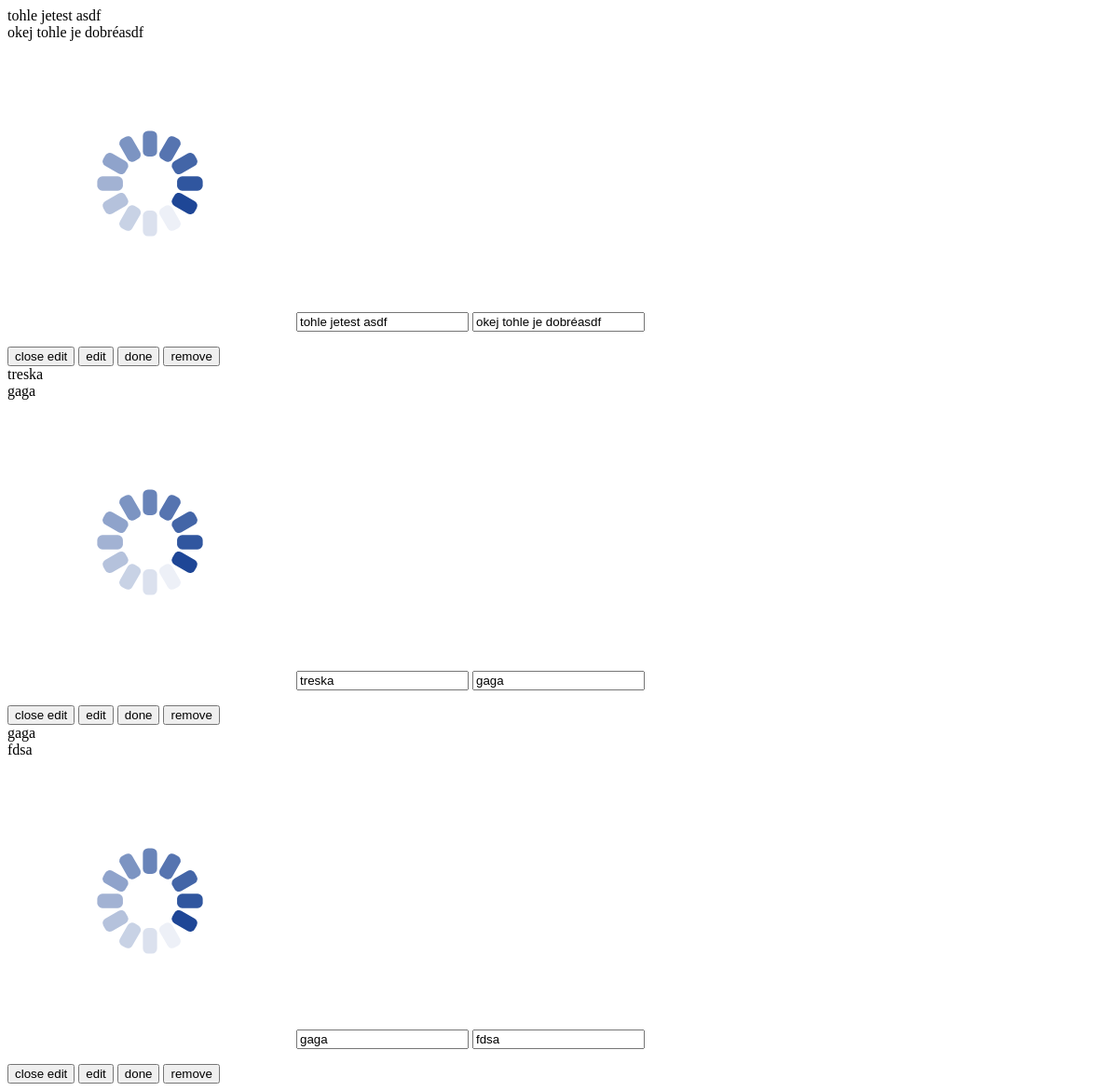
The page /list/tasks (signed in) on the database as committed earlier.
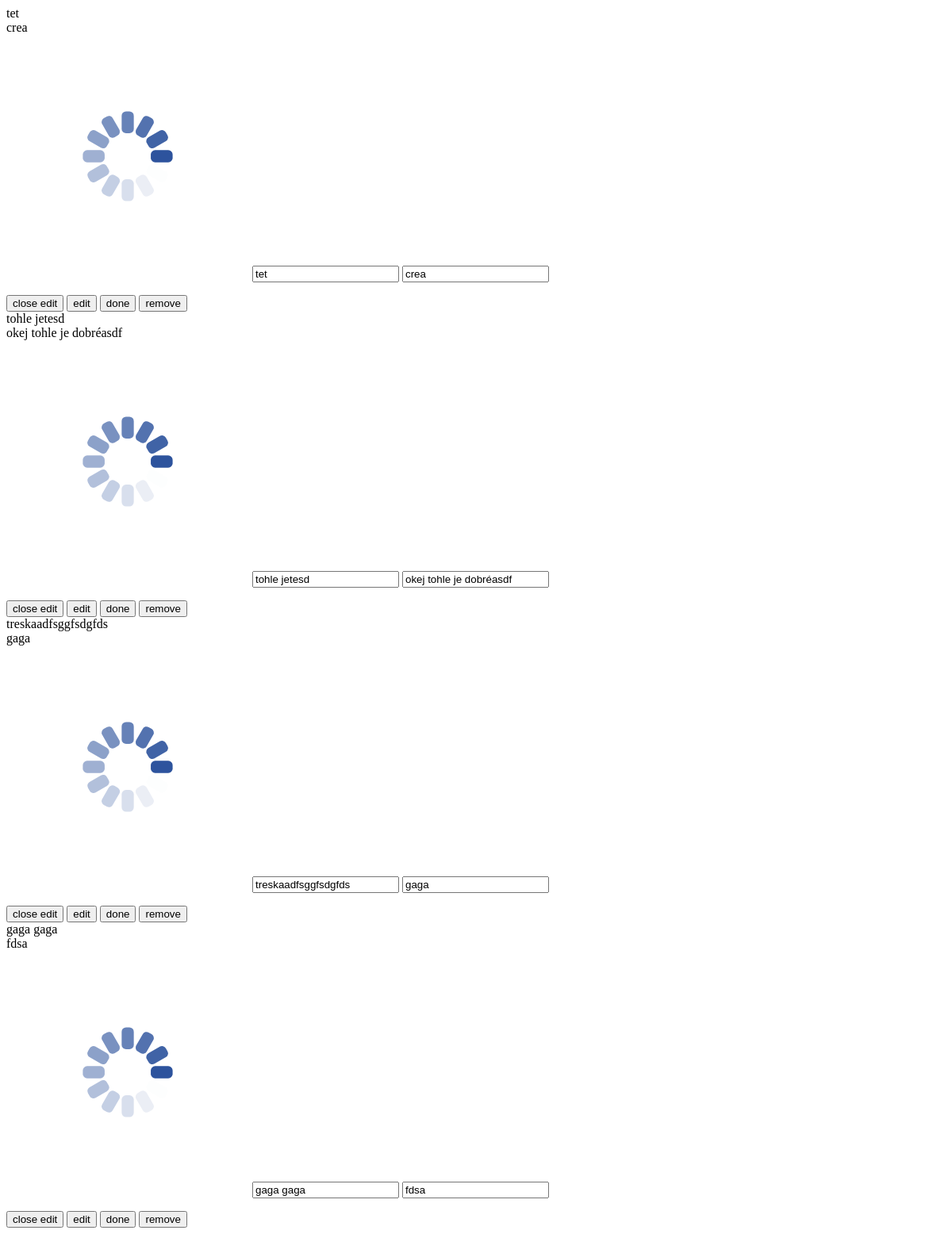
The same page on the database as committed later.
### models.py (models this page shows)
class Task(db.Model):
    __tablename__ = "tasks"
    id = db.Column(db.Integer, primary_key=True)
    user_id = db.Column(db.Integer, db.ForeignKey('users.id'), nullable=False)
    title = db.Column(db.String(100), nullable=False)
    content = db.Column(db.String(1000), nullable=False)
    created_at = db.Column(db.DateTime, nullable=False, default=datetime.utcnow)
    updated_at = db.Column(db.DateTime, nullable=False, default=datetime.utcnow, onupdate=datetime.utcnow)
    is_completed = db.Column(db.Boolean, default=False)

### routes.py (the view)
@app.route('/list/tasks', methods=["GET"])
@flask_login.login_required
def tasks():
    query = flask.request.args.get('query')
    if query:
        tasks = Task.query.filter(
            (Task.user_id == flask_login.current_user.id) &
            ((Task.title.ilike(f"%{query}%")) | (Task.content.ilike(f"%{query}%")))
        ).order_by(Task.created_at.desc()).all()
    else:
        tasks = Task.query.filter(Task.user_id == flask_login.current_user.id).order_by(Task.created_at.desc()).all()
    return flask.render_template("components/tasks.html", tasks=tasks)

### app.py (called while the page is built)
@login_manager.user_loader
def user_loader(id):
    return User.query.get(id)

### templates/components/tasks.html (shortened to what this page needs)
<div class="list task-list-main ml-3">
    {% for task in tasks %}
        <div class="list-item box has-background-warning-light edit-form-wrapper"
                x-data="{ editing: false }">
            {% if task["is_completed"] %}
            <div class="list-item-content list-item-done">
            {% else %}
            <div class="list-item-content">
            {% endif %}
                <div x-show="!editing">
                    <div class="list-item-title">
                        <span>{{ task['title'] }}</span>
                    </div>
                    <div class="list-item-description">
                        <span>{{ task['content'] }}</span>
                    </div>
                </div>
                <form x-show="editing"
                        class="edit-form"
                        hx-post="/list/edit/{{ task['id'] }}"
                        hx-trigger="input changed delay:300ms from:find .title-value, input changed delay:300ms from:find .content-value"
                        hx-swap="innerHTML">
                    <img class="spinner-edit htmx-indicator" src="{{ url_for('static', filename='img/loader.svg') }}" />
                    <input class="title-value input is-info w-50" type="text" name="title" value="{{ task['title'] }}">
                    <input class="content-value input is-info w-50 mt-2" type="text" name="content" value="{{ task['content'] }}">
                </form>
            </div>
            <div class="list-item-controls">
                <div class="buttons is-right">
                    {% if task["is_completed"] %}
                    <button class="button is-info"
                            hx-patch="/list/undone/{{ task['id'] }}"
                            hx-swap="innerHTML">
                        <span class="icon is-small">
                            <i class="fas fa-xmark"></i>
                        </span>
                        <span>undone</span>
                    </button>
                    {% else %}
                    <button class="button is-info"
                            x-on:click="editing = !editing; $dispatch('updateList')"
                            x-show="editing">
                        <span>close edit</span>
                    </button>
                    <button class="button is-info"
                            x-on:click="editing = !editing;"
                            x-show="!editing">
                        <span>edit</span>
                    </button>
                    <span class="displayer" x-show="!editing">
                        <button class="button is-info"
                                hx-trigger="click"
                                hx-patch="/list/done/{{ task['id'] }}"
                                hx-swap="innerHTML">
                        <span>done</span>
                        </button>
                    </span>
                    {% endif %}
                    <span class="displayer" x-show="!editing">
                        <button class="button is-danger"
                                hx-delete="/list/delete/{{ task['id'] }}"
                                hx-confirm="Are you sure you want to delete this task?"
                                hx-swap="innerHTML">
                        <span>remove</span>
                        </button>
                    </span>
                </div>
            </div>
        </div>
    {% else %}
        <div class="list-item">
            <div class="list-item-content">
                <div class="list-item-description">you have no tasks created</div>
            </div>
        </div>
    {% endfor %}
</div>

Rows that differ between the two databases and show on the page:
added Task: title "tet", content "crea"
changed Task "okej tohle je dobréasdf": title "tohle jetest asdf" → "tohle jetesd"
changed Task "gaga": title "treska" → "treskaadfsggfsdgfds"
changed Task "fdsa": title "gaga" → "gaga gaga"
